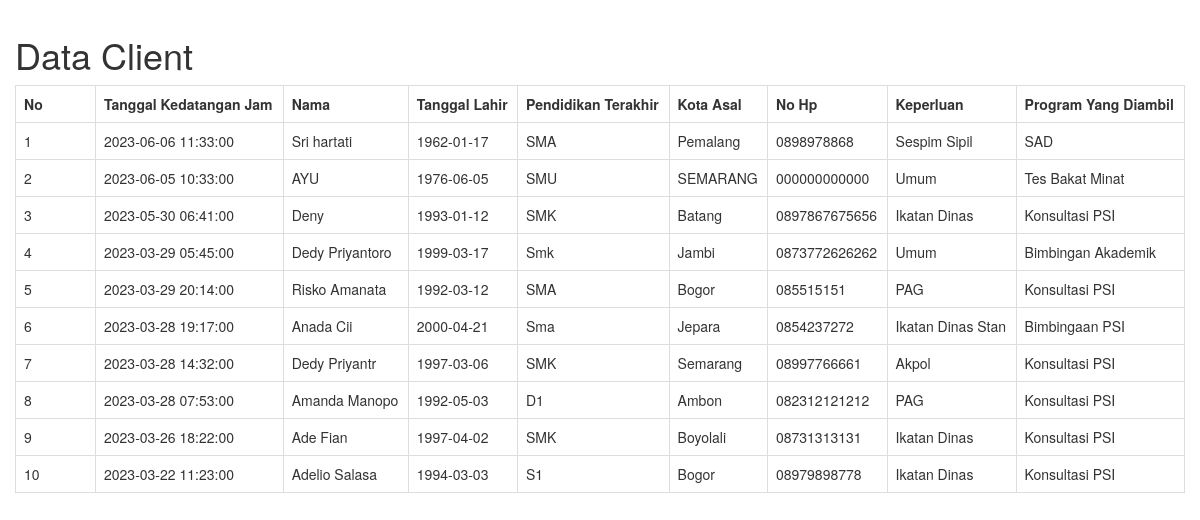
Page /index.php/cetak on the committed database.
### tables this page shows
CREATE TABLE `kedatangan` (
  `no` int(100) NOT NULL,
  `tanggal_kedatangan_jam` datetime NOT NULL,
  `nama` varchar(500) NOT NULL,
  `tanggal_lahir` date NOT NULL,
  `pendidikan_terakhir` varchar(500) NOT NULL,
  `kota_asal` varchar(500) NOT NULL,
  `no_hp` varchar(40) NOT NULL COMMENT '(+62)',
  `keperluan` varchar(500) NOT NULL,
  `program_yang_diambil` varchar(500) NOT NULL
);

### application/controllers/Cetak.php (called while the page is built, shortened)
<?php
class Cetak extends CI_Controller
{
    function __construct()
    {
        $this->load->model('Cetak_model');
        $this->load->library('form_validation');
    }
    public function index()
    {
        $q = urldecode($this->input->get('q', TRUE));
        $start = intval($this->input->get('start'));
        if ($q <> '') {
            $config['base_url'] = base_url() . 'cetak/index.html?q=' . urlencode($q);
            $config['first_url'] = base_url() . 'cetak/index.html?q=' . urlencode($q);
        } else {
            $config['base_url'] = base_url() . 'cetak/index.html';
            $config['first_url'] = base_url() . 'cetak/index.html';
        }
        $config['per_page'] = 10;
        $config['page_query_string'] = TRUE;
        $config['total_rows'] = $this->Cetak_model->total_rows($q);
        $cetak = $this->Cetak_model->get_limit_data($config['per_page'], $start, $q);
        $this->load->library('pagination');
        $this->pagination->initialize($config);
        $data = array(
            'cetak_data' => $cetak,
            'q' => $q,
            'pagination' => $this->pagination->create_links(),
            'total_rows' => $config['total_rows'],
            'start' => $start,
        );
        $this->load->view('cetak/cetak', $data);
    }
}

### index.php (called while the page is built, shortened)
<?php
require_once BASEPATH.'core/CodeIgniter.php';

### application/config/config.php (called while the page is built, shortened)
<?php
$config['base_url'] = 'http://localhost/janitra';
$config['index_page'] = '';
$config['uri_protocol']	= 'REQUEST_URI';
$config['url_suffix'] = '.html';
$config['language']	= 'english';
$config['charset'] = 'UTF-8';
$config['enable_hooks'] = FALSE;
$config['subclass_prefix'] = 'MY_';
$config['composer_autoload'] = FALSE;
$config['permitted_uri_chars'] = 'a-z 0-9~%.:_\-';
$config['allow_get_array'] = TRUE;
$config['enable_query_strings'] = FALSE;
$config['controller_trigger'] = 'c';
$config['function_trigger'] = 'm';
$config['directory_trigger'] = 'd';
$config['log_threshold'] = 0;
$config['log_path'] = '';
$config['log_file_extension'] = '';
$config['log_file_permissions'] = 0644;
$config['log_date_format'] = 'Y-m-d H:i:s';
$config['error_views_path'] = '';
$config['cache_path'] = '';
$config['cache_query_string'] = FALSE;
$config['encryption_key'] = '';
$config['sess_driver'] = 'files';
$config['sess_cookie_name'] = 'ci_session';
$config['sess_expiration'] = 7200;
$config['sess_save_path'] = NULL;
$config['sess_match_ip'] = FALSE;
$config['sess_time_to_update'] = 300;
$config['sess_regenerate_destroy'] = FALSE;
$config['cookie_prefix']	= '';
$config['cookie_domain']	= '';
$config['cookie_path']		= '/';
$config['cookie_secure']	= FALSE;
$config['cookie_httponly'] 	= FALSE;
$config['standardize_newlines'] = FALSE;
$config['global_xss_filtering'] = FALSE;
$config['csrf_protection'] = FALSE;
$config['csrf_token_name'] = 'csrf_test_name';
$config['csrf_cookie_name'] = 'csrf_cookie_name';
$config['csrf_expire'] = 7200;
$config['csrf_regenerate'] = TRUE;
$config['csrf_exclude_uris'] = array();
$config['compress_output'] = FALSE;
$config['time_reference'] = 'local';
$config['rewrite_short_tags'] = FALSE;
$config['proxy_ips'] = '';

### application/models/Cetak_model.php (called while the page is built, shortened)
<?php
class Cetak_model extends CI_Model
{
    public $table = 'kedatangan';
    public $id = 'no';
    public $order = 'DESC';
    function total_rows($q = NULL) {
        $this->db->like('no', $q);
	$this->db->or_like('tanggal_kedatangan_jam', $q);
	$this->db->or_like('nama', $q);
	$this->db->or_like('tanggal_lahir', $q);
	$this->db->or_like('pendidikan_terakhir', $q);
	$this->db->or_like('kota_asal', $q);
	$this->db->or_like('no_hp', $q);
	$this->db->or_like('keperluan', $q);
	$this->db->or_like('program_yang_diambil', $q);
	$this->db->from($this->table);
        return $this->db->count_all_results();
    }
    function get_limit_data($limit, $start = 0, $q = NULL) {
        $this->db->order_by($this->id, $this->order);
        $this->db->like('no', $q);
	$this->db->or_like('tanggal_kedatangan_jam', $q);
	$this->db->or_like('nama', $q);
	$this->db->or_like('tanggal_lahir', $q);
	$this->db->or_like('pendidikan_terakhir', $q);
	$this->db->or_like('kota_asal', $q);
	$this->db->or_like('no_hp', $q);
	$this->db->or_like('keperluan', $q);
	$this->db->or_like('program_yang_diambil', $q);
	$this->db->limit($limit, $start);
        return $this->db->get($this->table)->result();
    }
}

### application/views/cetak/cetak.php (the view, shortened to what this page needs)
<!doctype html>
<html>
    <head>
        <link rel="stylesheet" href="<?php echo base_url('assets/bootstrap/css/bootstrap.min.css') ?>"/>
    </head>
    <body>
        <h1>Data Client</h1>
        <table class="table table-bordered" style="margin-bottom: 10px">
            <tr>
                <th>No</th>
        <th>Tanggal Kedatangan Jam</th>
        <th>Nama</th>
        <th>Tanggal Lahir</th>
        <th>Pendidikan Terakhir</th>
        <th>Kota Asal</th>
        <th>No Hp</th>
        <th>Keperluan</th>
        <th>Program Yang Diambil</th>
            </tr><?php
            foreach ($cetak_data as $cetak)
            {
                ?>
                <tr>
            <td width="80px"><?php echo ++$start ?></td>
            <td><?php echo $cetak->tanggal_kedatangan_jam ?></td>
            <td><?php echo $cetak->nama ?></td>
            <td><?php echo $cetak->tanggal_lahir ?></td>
            <td><?php echo $cetak->pendidikan_terakhir ?></td>
            <td><?php echo $cetak->kota_asal ?></td>
            <td><?php echo $cetak->no_hp ?></td>
            <td><?php echo $cetak->keperluan ?></td>
            <td><?php echo $cetak->program_yang_diambil ?></td>
        </tr>
                <?php
            }
            ?>
        </table>
        <div class="col-md-6 text-right">
            </div>
    </body>
</html>

### application/views/cetak/cetak.php (style rules this page uses)
body { padding: 15px; }

### rows in the picture
kedatangan: tanggal_kedatangan_jam "2023-06-06 11:33:00", nama "Sri hartati", tanggal_lahir "1962-01-17", pendidikan_terakhir "SMA", kota_asal "Pemalang", no_hp "0898978868", keperluan "Sespim Sipil", program_yang_diambil "SAD"
kedatangan: tanggal_kedatangan_jam "2023-06-05 10:33:00", nama "AYU", tanggal_lahir "1976-06-05", pendidikan_terakhir "SMU", kota_asal "SEMARANG", no_hp "000000000000", keperluan "Umum", program_yang_diambil "Tes Bakat Minat"
kedatangan: tanggal_kedatangan_jam "2023-05-30 06:41:00", nama "Deny", tanggal_lahir "1993-01-12", pendidikan_terakhir "SMK", kota_asal "Batang", no_hp "0897867675656", keperluan "Ikatan Dinas", program_yang_diambil "Konsultasi PSI"
kedatangan: tanggal_kedatangan_jam "2023-03-29 05:45:00", nama "Dedy Priyantoro", tanggal_lahir "1999-03-17", pendidikan_terakhir "Smk", kota_asal "Jambi", no_hp "0873772626262", keperluan "Umum", program_yang_diambil "Bimbingan Akademik"
kedatangan: tanggal_kedatangan_jam "2023-03-29 20:14:00", nama "Risko Amanata", tanggal_lahir "1992-03-12", pendidikan_terakhir "SMA", kota_asal "Bogor", no_hp "085515151", keperluan "PAG", program_yang_diambil "Konsultasi PSI"
kedatangan: tanggal_kedatangan_jam "2023-03-28 19:17:00", nama "Anada Cii", tanggal_lahir "2000-04-21", pendidikan_terakhir "Sma", kota_asal "Jepara", no_hp "0854237272", keperluan "Ikatan Dinas Stan", program_yang_diambil "Bimbingaan PSI"
kedatangan: tanggal_kedatangan_jam "2023-03-28 14:32:00", nama "Dedy Priyantr", tanggal_lahir "1997-03-06", pendidikan_terakhir "SMK", kota_asal "Semarang", no_hp "08997766661", keperluan "Akpol", program_yang_diambil "Konsultasi PSI"
kedatangan: tanggal_kedatangan_jam "2023-03-28 07:53:00", nama "Amanda Manopo", tanggal_lahir "1992-05-03", pendidikan_terakhir "D1", kota_asal "Ambon", no_hp "082312121212", keperluan "PAG", program_yang_diambil "Konsultasi PSI"
kedatangan: tanggal_kedatangan_jam "2023-03-26 18:22:00", nama "Ade Fian", tanggal_lahir "1997-04-02", pendidikan_terakhir "SMK", kota_asal "Boyolali", no_hp "08731313131", keperluan "Ikatan Dinas", program_yang_diambil "Konsultasi PSI"
kedatangan: tanggal_kedatangan_jam "2023-03-22 11:23:00", nama "Adelio Salasa", tanggal_lahir "1994-03-03", pendidikan_terakhir "S1", kota_asal "Bogor", no_hp "08979898778", keperluan "Ikatan Dinas", program_yang_diambil "Konsultasi PSI"
